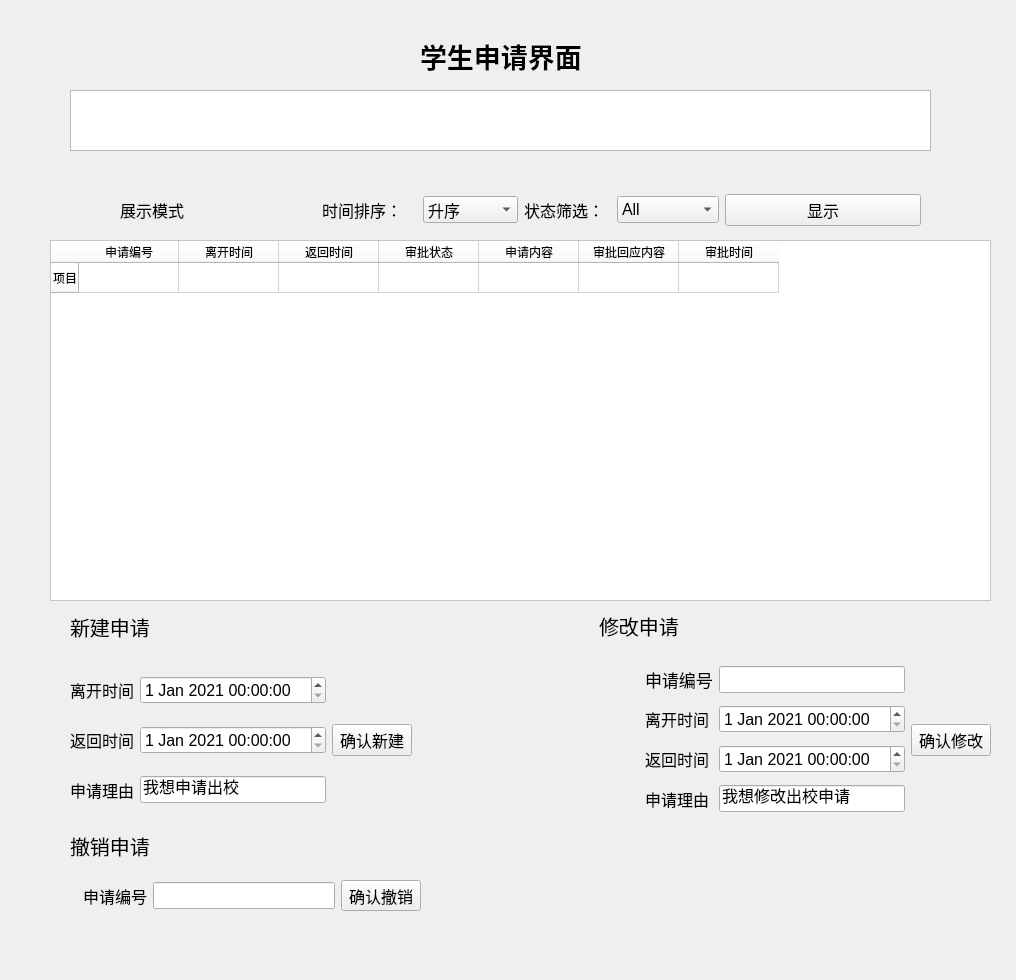
<?xml version="1.0" encoding="UTF-8"?>
<ui version="4.0">
 <class>Student_Interface</class>
 <widget class="QWidget" name="Student_Interface">
  <property name="geometry">
   <rect>
    <x>0</x>
    <y>0</y>
    <width>1016</width>
    <height>980</height>
   </rect>
  </property>
  <property name="windowTitle">
   <string>Form</string>
  </property>
  <property name="styleSheet">
   <string notr="true">background-image: url(:/background/ui_source/water3.png);</string>
  </property>
  <widget class="QLabel" name="label">
   <property name="geometry">
    <rect>
     <x>420</x>
     <y>30</y>
     <width>221</width>
     <height>51</height>
    </rect>
   </property>
   <property name="font">
    <font>
     <family>汀明体</family>
     <pointsize>20</pointsize>
     <weight>75</weight>
     <bold>true</bold>
    </font>
   </property>
   <property name="text">
    <string>学生申请界面</string>
   </property>
  </widget>
  <widget class="QTableWidget" name="tableWidget">
   <property name="geometry">
    <rect>
     <x>50</x>
     <y>240</y>
     <width>941</width>
     <height>361</height>
    </rect>
   </property>
   <property name="styleSheet">
    <string notr="true">background-color: rgb(255, 255, 255);</string>
   </property>
   <property name="inputMethodHints">
    <set>Qt::ImhNoEditMenu</set>
   </property>
   <row>
    <property name="text">
     <string>项目</string>
    </property>
   </row>
   <column>
    <property name="text">
     <string>申请编号</string>
    </property>
   </column>
   <column>
    <property name="text">
     <string>离开时间</string>
    </property>
   </column>
   <column>
    <property name="text">
     <string>返回时间</string>
    </property>
   </column>
   <column>
    <property name="text">
     <string>审批状态</string>
    </property>
   </column>
   <column>
    <property name="text">
     <string>申请内容</string>
    </property>
   </column>
   <column>
    <property name="text">
     <string>审批回应内容</string>
    </property>
   </column>
   <column>
    <property name="text">
     <string>审批时间</string>
    </property>
   </column>
   <item row="0" column="0">
    <property name="text">
     <string/>
    </property>
   </item>
  </widget>
  <widget class="QLabel" name="label_5">
   <property name="geometry">
    <rect>
     <x>70</x>
     <y>611</y>
     <width>141</width>
     <height>31</height>
    </rect>
   </property>
   <property name="font">
    <font>
     <pointsize>15</pointsize>
    </font>
   </property>
   <property name="text">
    <string>新建申请</string>
   </property>
  </widget>
  <widget class="QWidget" name="layoutWidget">
   <property name="geometry">
    <rect>
     <x>120</x>
     <y>180</y>
     <width>801</width>
     <height>60</height>
    </rect>
   </property>
   <layout class="QGridLayout" name="gridLayout">
    <item row="0" column="2">
     <layout class="QHBoxLayout" name="horizontalLayout">
      <item>
       <widget class="QLabel" name="label_3">
        <property name="font">
         <font>
          <pointsize>12</pointsize>
         </font>
        </property>
        <property name="text">
         <string>状态筛选：</string>
        </property>
       </widget>
      </item>
      <item>
       <widget class="QComboBox" name="state">
        <property name="font">
         <font>
          <pointsize>12</pointsize>
         </font>
        </property>
        <item>
         <property name="text">
          <string>All</string>
         </property>
        </item>
        <item>
         <property name="text">
          <string>Pending</string>
         </property>
        </item>
        <item>
         <property name="text">
          <string>Passed</string>
         </property>
        </item>
        <item>
         <property name="text">
          <string>Refused</string>
         </property>
        </item>
        <item>
         <property name="text">
          <string>Cancelled</string>
         </property>
        </item>
       </widget>
      </item>
     </layout>
    </item>
    <item row="0" column="1">
     <layout class="QHBoxLayout" name="horizontalLayout_2">
      <item>
       <widget class="QLabel" name="label_2">
        <property name="font">
         <font>
          <pointsize>12</pointsize>
         </font>
        </property>
        <property name="text">
         <string>时间排序：</string>
        </property>
       </widget>
      </item>
      <item>
       <widget class="QComboBox" name="order">
        <property name="font">
         <font>
          <pointsize>12</pointsize>
         </font>
        </property>
        <item>
         <property name="text">
          <string>升序</string>
         </property>
        </item>
        <item>
         <property name="text">
          <string>降序</string>
         </property>
        </item>
       </widget>
      </item>
     </layout>
    </item>
    <item row="0" column="3">
     <widget class="QPushButton" name="confirm_disp">
      <property name="font">
       <font>
        <pointsize>12</pointsize>
       </font>
      </property>
      <property name="cursor">
       <cursorShape>PointingHandCursor</cursorShape>
      </property>
      <property name="text">
       <string>显示</string>
      </property>
     </widget>
    </item>
    <item row="0" column="0">
     <widget class="QLabel" name="label_4">
      <property name="font">
       <font>
        <pointsize>12</pointsize>
       </font>
      </property>
      <property name="text">
       <string>展示模式</string>
      </property>
     </widget>
    </item>
   </layout>
  </widget>
  <widget class="QLabel" name="label_12">
   <property name="geometry">
    <rect>
     <x>599</x>
     <y>610</y>
     <width>141</width>
     <height>31</height>
    </rect>
   </property>
   <property name="font">
    <font>
     <pointsize>15</pointsize>
    </font>
   </property>
   <property name="text">
    <string>修改申请</string>
   </property>
  </widget>
  <widget class="QLabel" name="label_14">
   <property name="geometry">
    <rect>
     <x>70</x>
     <y>830</y>
     <width>141</width>
     <height>31</height>
    </rect>
   </property>
   <property name="font">
    <font>
     <pointsize>15</pointsize>
    </font>
   </property>
   <property name="text">
    <string>撤销申请</string>
   </property>
  </widget>
  <widget class="QWidget" name="layoutWidget">
   <property name="geometry">
    <rect>
     <x>70</x>
     <y>660</y>
     <width>921</width>
     <height>161</height>
    </rect>
   </property>
   <layout class="QHBoxLayout" name="horizontalLayout_4">
    <item>
     <layout class="QGridLayout" name="gridLayout_2">
      <item row="0" column="0">
       <widget class="QLabel" name="label_6">
        <property name="font">
         <font>
          <pointsize>12</pointsize>
         </font>
        </property>
        <property name="text">
         <string>离开时间</string>
        </property>
       </widget>
      </item>
      <item row="0" column="2">
       <widget class="QDateTimeEdit" name="new_leaving">
        <property name="font">
         <font>
          <pointsize>12</pointsize>
         </font>
        </property>
        <property name="date">
         <date>
          <year>2021</year>
          <month>1</month>
          <day>1</day>
         </date>
        </property>
       </widget>
      </item>
      <item row="1" column="0">
       <widget class="QLabel" name="label_7">
        <property name="font">
         <font>
          <pointsize>12</pointsize>
         </font>
        </property>
        <property name="text">
         <string>返回时间</string>
        </property>
       </widget>
      </item>
      <item row="1" column="2">
       <widget class="QDateTimeEdit" name="new_return">
        <property name="font">
         <font>
          <pointsize>12</pointsize>
         </font>
        </property>
        <property name="date">
         <date>
          <year>2021</year>
          <month>1</month>
          <day>1</day>
         </date>
        </property>
       </widget>
      </item>
      <item row="2" column="0">
       <widget class="QLabel" name="label_8">
        <property name="font">
         <font>
          <pointsize>12</pointsize>
         </font>
        </property>
        <property name="text">
         <string>申请理由</string>
        </property>
       </widget>
      </item>
      <item row="2" column="2">
       <widget class="QLineEdit" name="new_content">
        <property name="font">
         <font>
          <pointsize>12</pointsize>
         </font>
        </property>
        <property name="text">
         <string>我想申请出校</string>
        </property>
       </widget>
      </item>
     </layout>
    </item>
    <item>
     <widget class="QPushButton" name="new_confirm">
      <property name="font">
       <font>
        <pointsize>12</pointsize>
       </font>
      </property>
      <property name="text">
       <string>确认新建</string>
      </property>
     </widget>
    </item>
    <item>
     <spacer name="horizontalSpacer_2">
      <property name="orientation">
       <enum>Qt::Horizontal</enum>
      </property>
      <property name="sizeHint" stdset="0">
       <size>
        <width>128</width>
        <height>136</height>
       </size>
      </property>
     </spacer>
    </item>
    <item>
     <layout class="QGridLayout" name="gridLayout_3">
      <item row="2" column="3">
       <widget class="QDateTimeEdit" name="rev_return">
        <property name="font">
         <font>
          <pointsize>12</pointsize>
         </font>
        </property>
        <property name="date">
         <date>
          <year>2021</year>
          <month>1</month>
          <day>1</day>
         </date>
        </property>
       </widget>
      </item>
      <item row="1" column="1">
       <widget class="QLabel" name="label_9">
        <property name="font">
         <font>
          <pointsize>12</pointsize>
         </font>
        </property>
        <property name="text">
         <string>离开时间</string>
        </property>
       </widget>
      </item>
      <item row="2" column="1">
       <widget class="QLabel" name="label_10">
        <property name="font">
         <font>
          <pointsize>12</pointsize>
         </font>
        </property>
        <property name="text">
         <string>返回时间</string>
        </property>
       </widget>
      </item>
      <item row="1" column="3">
       <widget class="QDateTimeEdit" name="rev_leaving">
        <property name="font">
         <font>
          <pointsize>12</pointsize>
         </font>
        </property>
        <property name="date">
         <date>
          <year>2021</year>
          <month>1</month>
          <day>1</day>
         </date>
        </property>
       </widget>
      </item>
      <item row="3" column="1">
       <widget class="QLabel" name="label_11">
        <property name="font">
         <font>
          <pointsize>12</pointsize>
         </font>
        </property>
        <property name="text">
         <string>申请理由</string>
        </property>
       </widget>
      </item>
      <item row="3" column="3">
       <widget class="QLineEdit" name="rev_content">
        <property name="font">
         <font>
          <pointsize>12</pointsize>
         </font>
        </property>
        <property name="text">
         <string>我想修改出校申请</string>
        </property>
       </widget>
      </item>
      <item row="0" column="3">
       <widget class="QLineEdit" name="rev_app_id">
        <property name="font">
         <font>
          <pointsize>12</pointsize>
         </font>
        </property>
       </widget>
      </item>
      <item row="0" column="1">
       <widget class="QLabel" name="label_13">
        <property name="font">
         <font>
          <pointsize>13</pointsize>
         </font>
        </property>
        <property name="text">
         <string>申请编号</string>
        </property>
       </widget>
      </item>
     </layout>
    </item>
    <item>
     <widget class="QPushButton" name="rev_confirm">
      <property name="font">
       <font>
        <pointsize>12</pointsize>
       </font>
      </property>
      <property name="text">
       <string>确认修改</string>
      </property>
     </widget>
    </item>
   </layout>
  </widget>
  <widget class="QWidget" name="layoutWidget">
   <property name="geometry">
    <rect>
     <x>70</x>
     <y>880</y>
     <width>351</width>
     <height>31</height>
    </rect>
   </property>
   <layout class="QHBoxLayout" name="horizontalLayout_3">
    <item>
     <widget class="QLabel" name="label_15">
      <property name="text">
       <string/>
      </property>
     </widget>
    </item>
    <item>
     <widget class="QLabel" name="label_16">
      <property name="font">
       <font>
        <pointsize>12</pointsize>
       </font>
      </property>
      <property name="text">
       <string>申请编号</string>
      </property>
     </widget>
    </item>
    <item>
     <widget class="QLineEdit" name="cancel_app_id">
      <property name="font">
       <font>
        <pointsize>12</pointsize>
       </font>
      </property>
     </widget>
    </item>
    <item>
     <widget class="QPushButton" name="cancel_confirm">
      <property name="font">
       <font>
        <pointsize>12</pointsize>
       </font>
      </property>
      <property name="text">
       <string>确认撤销</string>
      </property>
     </widget>
    </item>
   </layout>
  </widget>
  <widget class="QTextBrowser" name="self_info">
   <property name="geometry">
    <rect>
     <x>70</x>
     <y>90</y>
     <width>861</width>
     <height>61</height>
    </rect>
   </property>
   <property name="font">
    <font>
     <family>汀明体</family>
     <pointsize>12</pointsize>
    </font>
   </property>
   <property name="html">
    <string>&lt;!DOCTYPE HTML PUBLIC &quot;-//W3C//DTD HTML 4.0//EN&quot; &quot;http://www.w3.org/TR/REC-html40/strict.dtd&quot;&gt;
&lt;html&gt;&lt;head&gt;&lt;meta name=&quot;qrichtext&quot; content=&quot;1&quot; /&gt;&lt;style type=&quot;text/css&quot;&gt;
p, li { white-space: pre-wrap; }
&lt;/style&gt;&lt;/head&gt;&lt;body style=&quot; font-family:'汀明体'; font-size:12pt; font-weight:400; font-style:normal;&quot;&gt;
&lt;p align=&quot;center&quot; style=&quot;-qt-paragraph-type:empty; margin-top:0px; margin-bottom:0px; margin-left:0px; margin-right:0px; -qt-block-indent:0; text-indent:0px; font-family:'SimSun'; font-size:9pt;&quot;&gt;&lt;br /&gt;&lt;/p&gt;&lt;/body&gt;&lt;/html&gt;</string>
   </property>
  </widget>
 </widget>
 <resources>
  <include location="bg.qrc"/>
 </resources>
 <connections/>
</ui>
